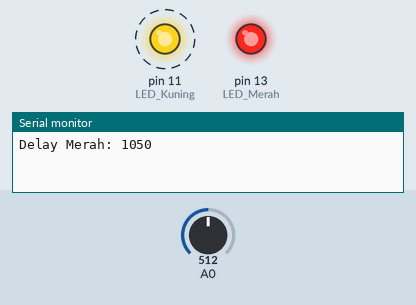
Recording of a sketch running on a simulated Arduino Uno, built with avr-gcc and run on an emulated ATmega328P. On the bench: output pins drawn as LEDs (lit = HIGH), the last lines printed to the serial monitor. Dashed ring = blinking. Inputs (shaded band) come from the test bench; at power-on: A0 = 512.

Above: at 2.28 s.
3.0 s: A0 set to 0
At 3.32 s:
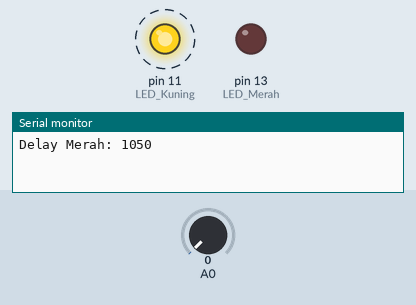
6.5 s: A0 set to 4
At 6.81 s:
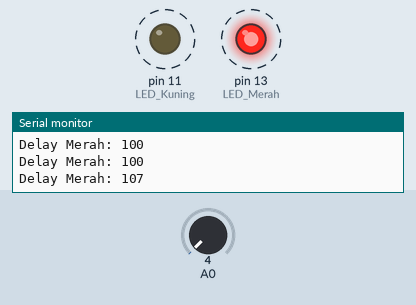
Timing chart, 0 to 16.0 s (numbered marks = the images above; inputs shaded):
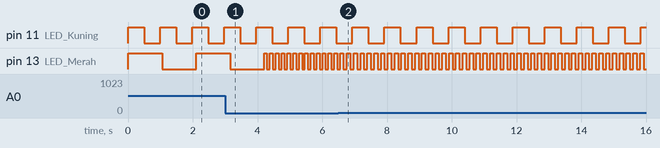

The sketch:

No3Percobaan5A.ino
```cpp
#include <Arduino_FreeRTOS.h>

// Deklarasi fungsi Task
void TaskBlinkMerah(void *pvParameters);
void TaskBlinkKuning(void *pvParameters);

void setup() {
  // Inisialisasi Serial Monitor untuk memantau nilai ADC
  Serial.begin(9600);

  // Konfigurasi Pin Output
  pinMode(13, OUTPUT); // LED Merah
  pinMode(11, OUTPUT); // LED Kuning

  // Pin A0 otomatis menjadi INPUT saat menggunakan analogRead()

  // Membuat Task untuk LED Merah
  xTaskCreate(
    TaskBlinkMerah,   // Nama fungsi task
    "Merah",          // Nama task (untuk debug)
    128,              // Stack size
    NULL,             // Parameter
    1,                // Prioritas
    NULL              // Task handle
  );

  // Membuat Task untuk LED Kuning
  xTaskCreate(
    TaskBlinkKuning,
    "Kuning",
    128,
    NULL,
    1,
    NULL
  );
}

void loop() {
  // Loop dibiarkan kosong karena sistem dikelola oleh Scheduler RTOS
}

// Implementasi Task LED Merah (Kecepatan dikontrol Potensiometer)
void TaskBlinkMerah(void *pvParameters) {
  for (;;) {
    // Membaca nilai potensiometer (0 - 1023)
    int sensorValue = analogRead(A0);

    // Memberikan batas minimal delay agar LED tidak terlihat menyala terus
    int delayTime = map(sensorValue, 0, 1023, 100, 2000);

    digitalWrite(13, HIGH);
    vTaskDelay(delayTime / portTICK_PERIOD_MS); // Delay dinamis
    digitalWrite(13, LOW);
    vTaskDelay(delayTime / portTICK_PERIOD_MS);

    Serial.print("Delay Merah: ");
    Serial.println(delayTime);
  }
}

// Implementasi Task LED Kuning (Kecepatan Tetap)
void TaskBlinkKuning(void *pvParameters) {
  for (;;) {
    digitalWrite(11, HIGH);
    vTaskDelay(500 / portTICK_PERIOD_MS); // Kedip statis setiap 0.5 detik
    digitalWrite(11, LOW);
    vTaskDelay(500 / portTICK_PERIOD_MS);
  }
}
```

Measured:
- the behaviour switches between 2 and 3 on A0 (found by bisection; images 1 and 2)
- by itself, pin 11 (LED_Kuning): alternates HIGH for 0.50 s and LOW for 0.50 s
- by itself, pin 13 (LED_Merah): alternates HIGH for 0.11 s and LOW for 0.11 s
